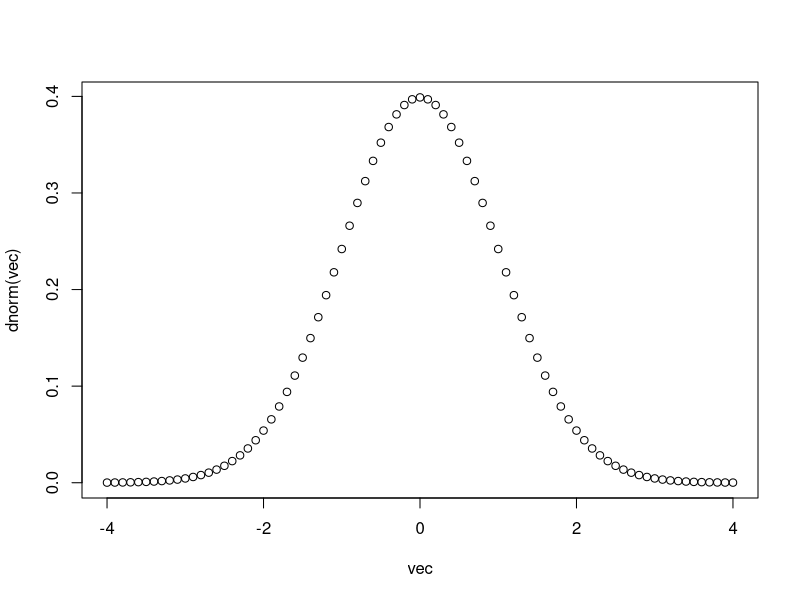
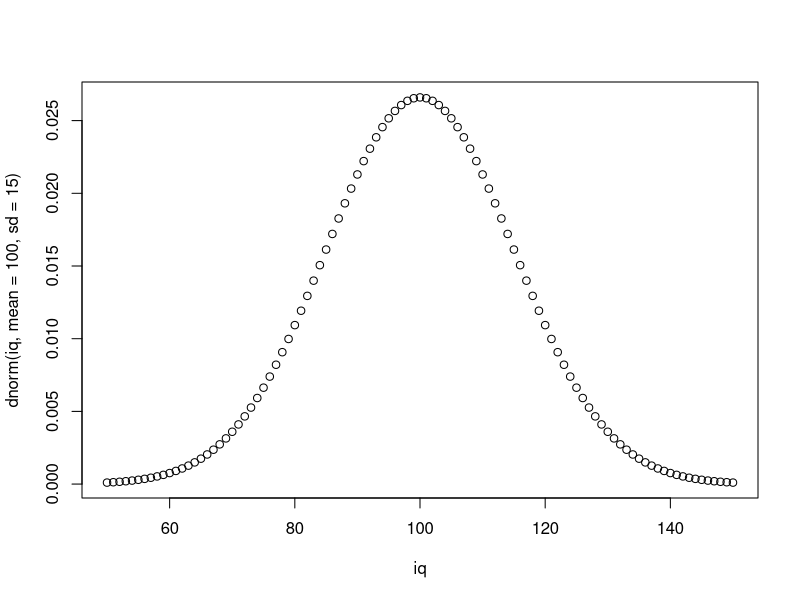
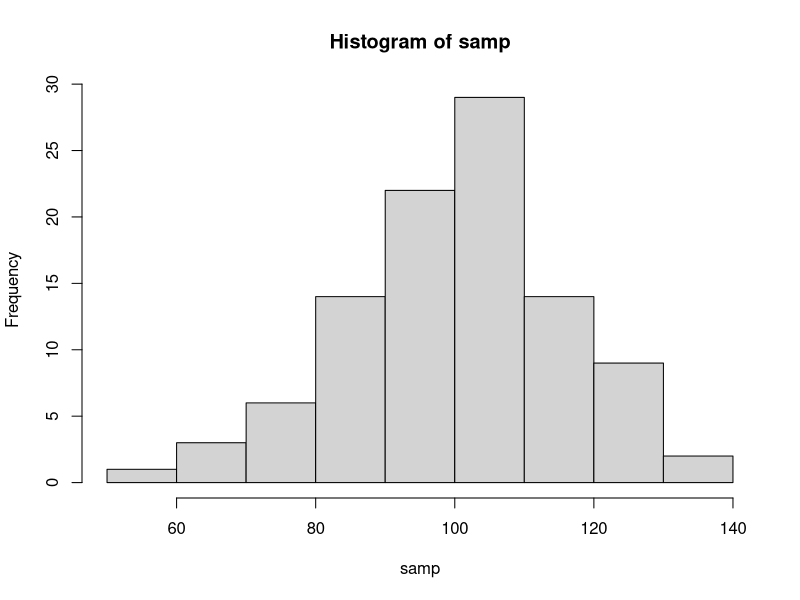
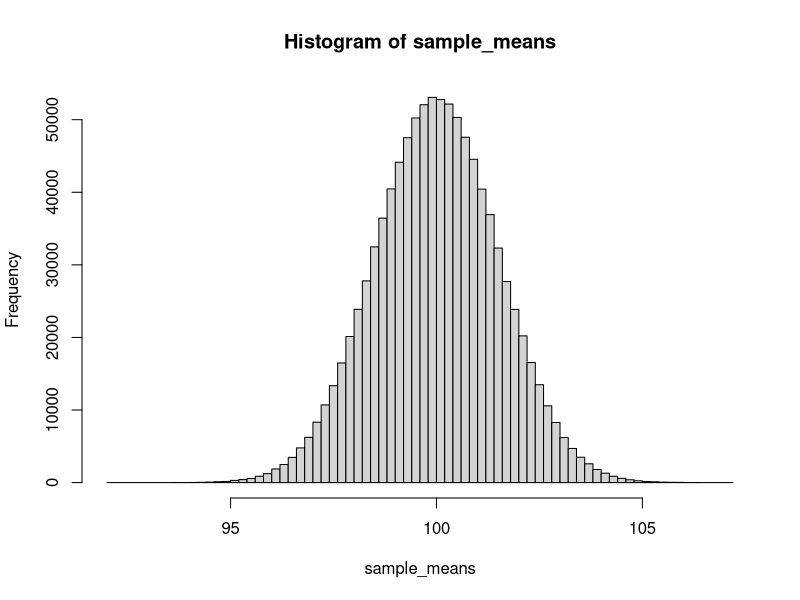
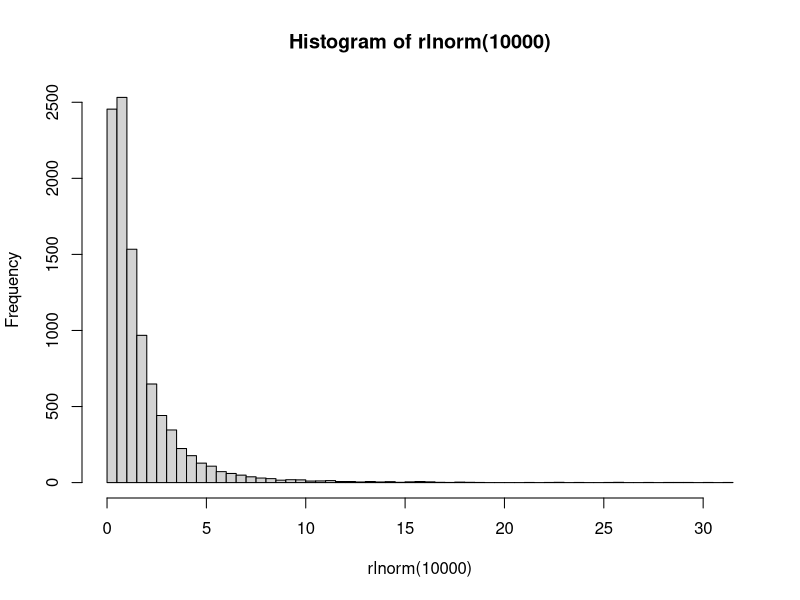
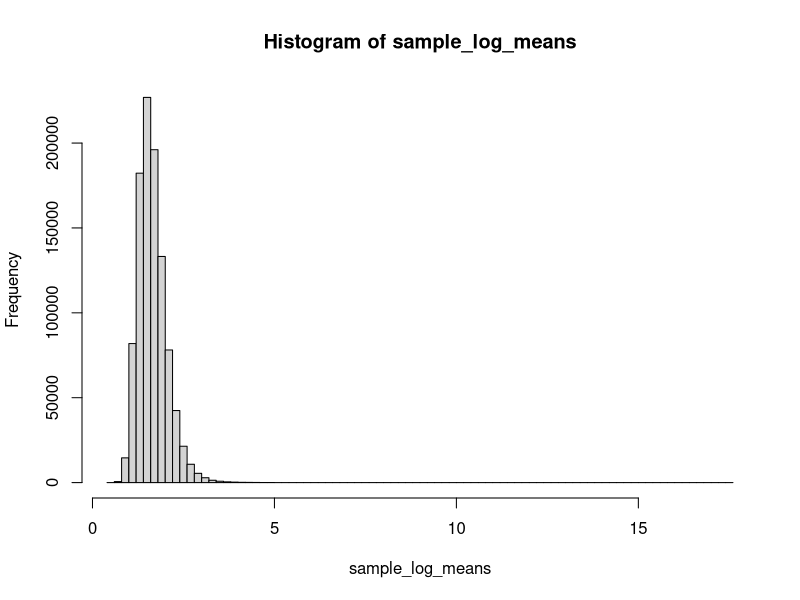

Write the R code that produced these figures, in order.
dnorm(0)
dnorm(1)
dnorm(-1)
dnorm(3)
dnorm(-3)
vec <- seq(-4, 4, .1)
vec
dnorm(vec)
plot(vec, dnorm(vec))

dnorm(100, mean = 100, sd = 15)
iq <- 50:150
plot(iq, dnorm(iq, mean = 100, sd = 15))

pnorm(0)
pnorm(-1)
pnorm(1)
pnorm(3)

pnorm(100, mean = 100, sd = 15)
pnorm(130, mean = 100, sd = 15)
1 - pnorm(130, mean = 100, sd = 15)
pnorm(110, mean = 100, sd = 15)
# prob <- seq(0, 1, 0.01)
# plot(prob, qnorm(prob, qnorm(prob, mean = 100, sd = 15)))

set.seed(42)
samp <- rnorm(100, mean = 100, sd = 15)
samp
hist(samp, breaks = 10)
samp
m <- mean(samp)
n <- length(samp)
sqrt(sum((samp - m) ^ 2)/(n-1))
sd(samp)

#CI95%

sample_means <- replicate(1000000, mean(rnorm(100, mean = 100, sd = 15)))
hist(sample_means, breaks = 100)
mean(sample_means)
sd(sample_means)

hist(rlnorm(10000), breaks = 100)
sample_log_means <- replicate(1000000, mean(rlnorm(30)))
hist(sample_log_means, breaks = 100)

qnorm(.975)
m - sd(samp)/sqrt(n) * qnorm(.975)
m + sd(samp)/sqrt(n) * qnorm(.975)

1 - (1 - 0.95)/2

samp
#1 формулирование гипотез
#Н0: mu = 100
#H1: mu != 100
#2 считаем статистику
z_emp <- (m - 100)/(15/sqrt(n))
z_emp
#3 считаем p-value
options(scipen = 999)
(1 - pnorm(z_emp)) * 2
#4 делаем выводы

set.seed(42)
samp <- rnorm(100, mean = 100, sd = 15)
samp
t.test(samp, mu = 100)

#1 формулирование гипотез
#Н0: mu = 100
#H1: mu != 100
#2 считаем статистику
t_emp <- (m - 100)/(sd(samp)/sqrt(n))
t_emp
#3 считаем p-value
options(scipen = 999)
#(1 - pt(t_emp, df = length(samp) - 1)) * 2
pt(t_emp, df = length(samp) - 1) * 2
#4 делаем выводы
